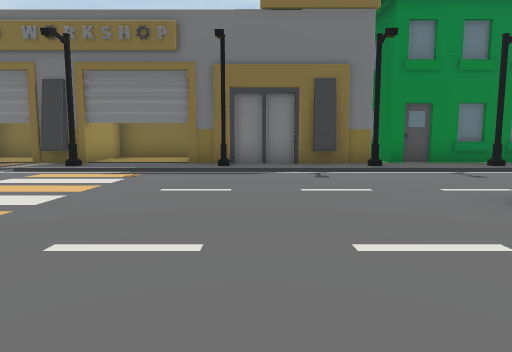
view 1 (above)

24 first-person views from a walk through a Unity game level. The camera is 1.3 m above the floor, tilts 6° down and sees 75° across. The floor is counted in squares, 2 m on a side. Each view is taken from the middle of a square. On the plan, view 1 faces up. The plan holds only what a view shows up to about 10 squares ahead; the rest is blank. The place goes on beyond the plan. The player character is not drawn.

view 2
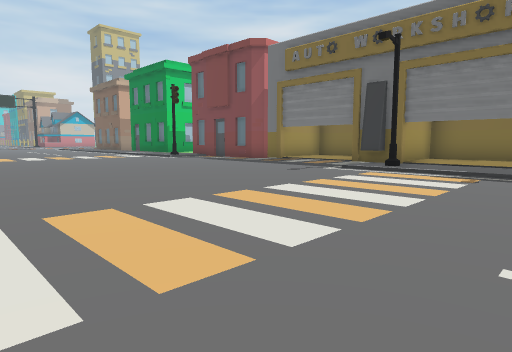

view 3
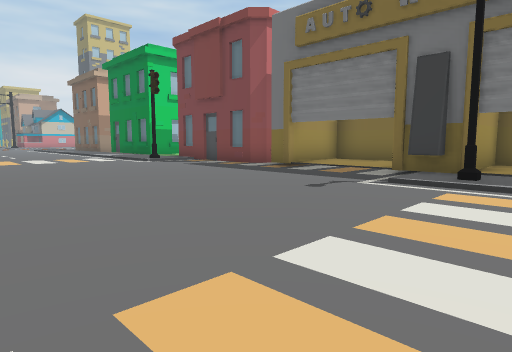

view 4
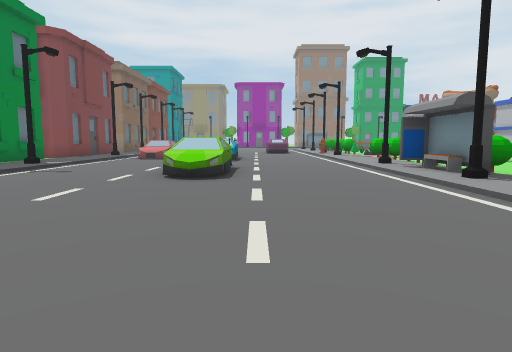

view 5
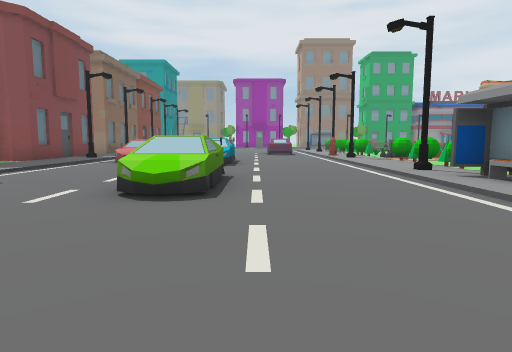

view 6
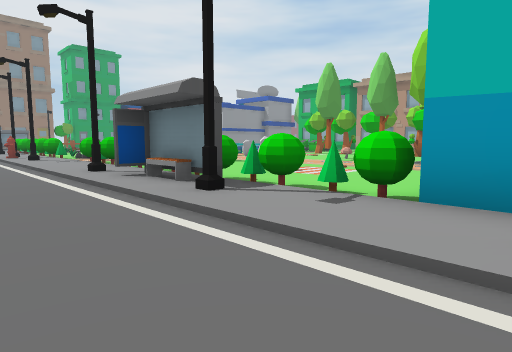

view 7
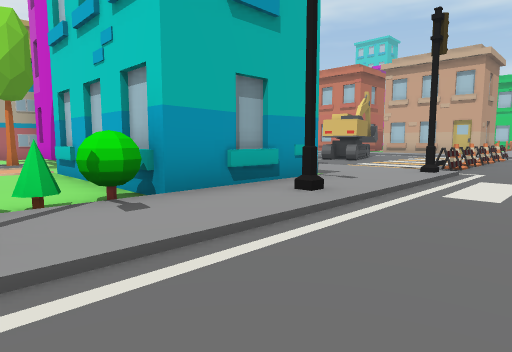

view 8
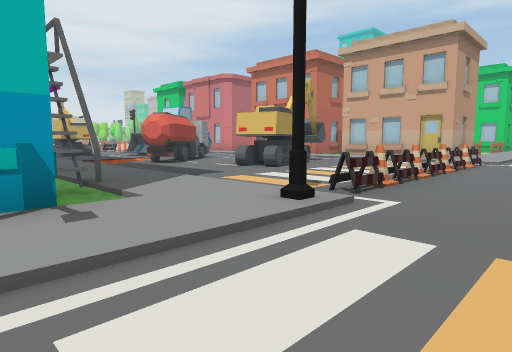

view 9
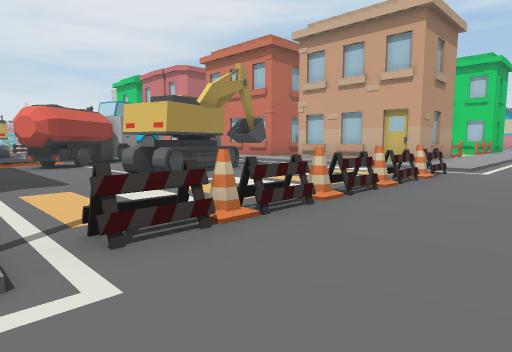

view 10
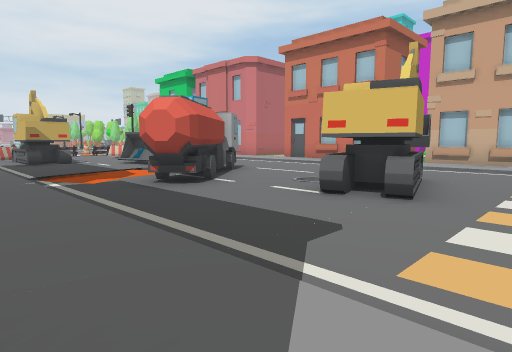

view 11
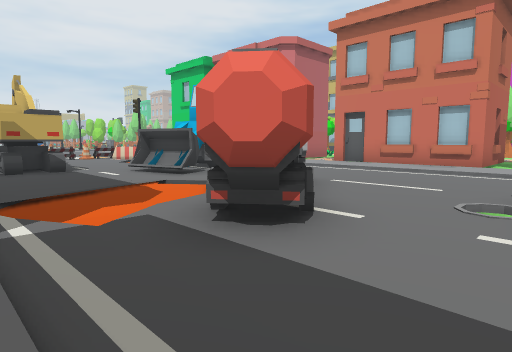

view 12
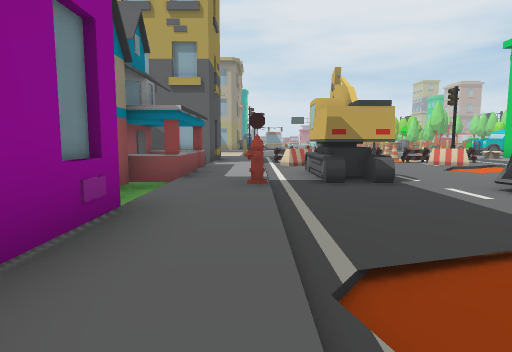

view 13
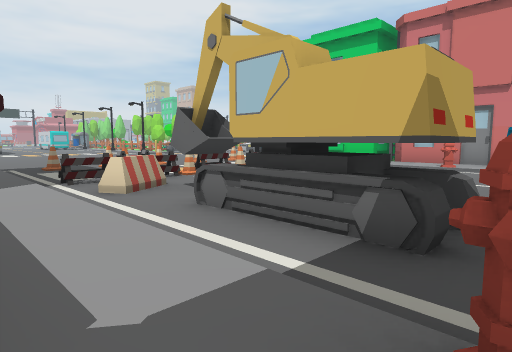

view 14
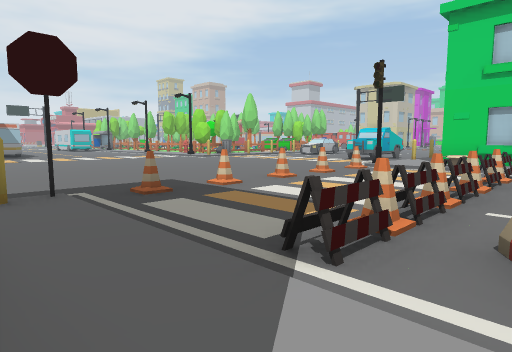

view 15
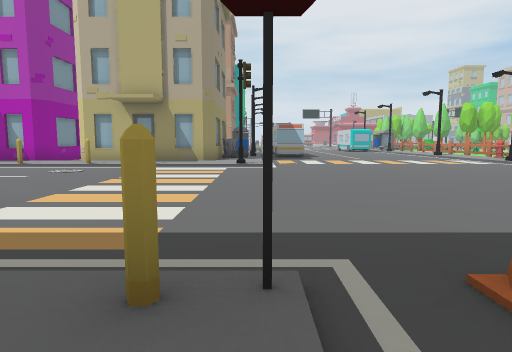

view 16
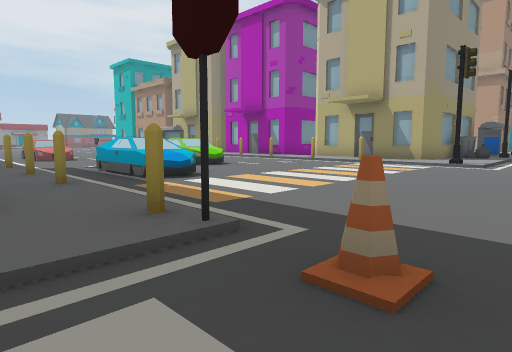

view 17
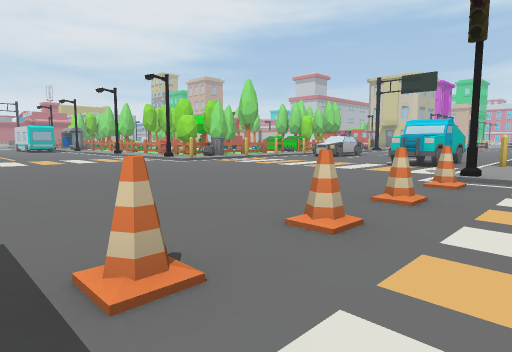

view 18
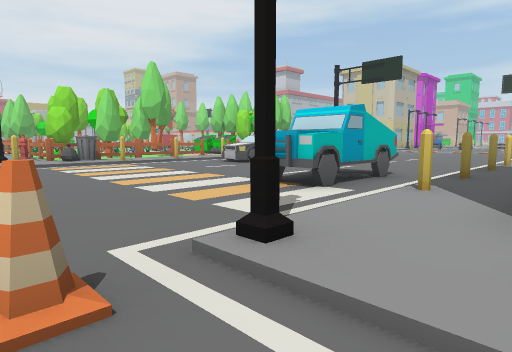

view 19
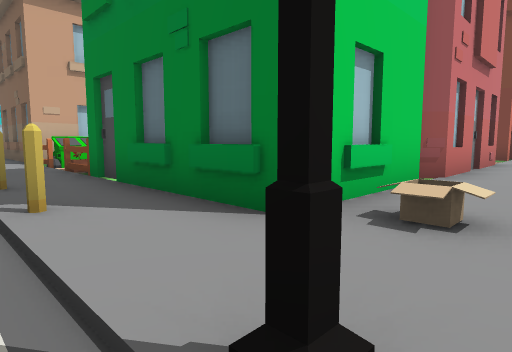

view 20
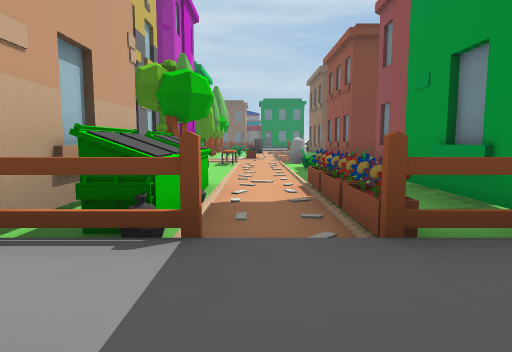

view 21
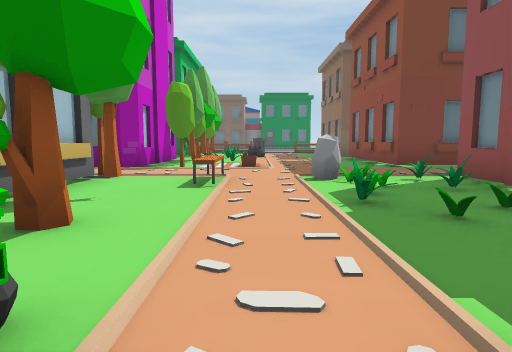

view 22
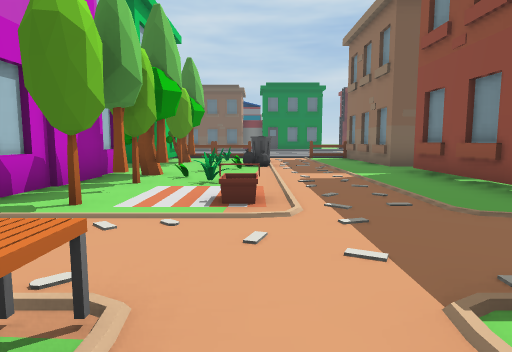

view 23
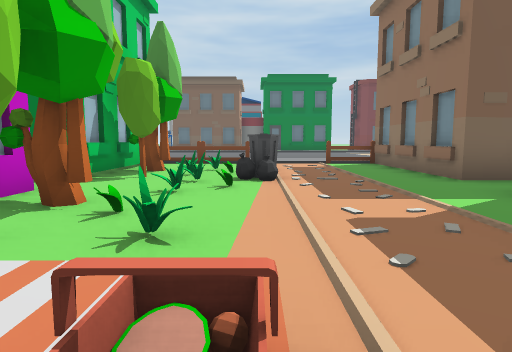

view 24
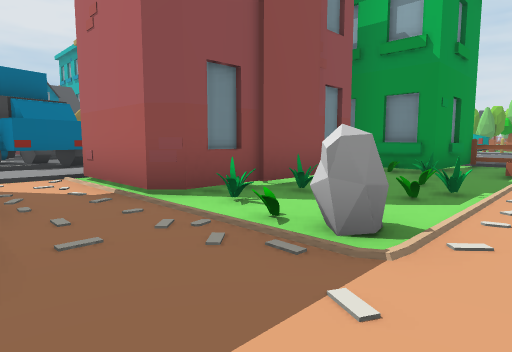

### Floor plan
Key: @ floor where view 1 was taken; # wall or solid block; . main floor; : floor 0.25 m higher than the main floor; - floor 0.25 m lower than the main floor; / step, stairs or slope; ^ raised ledge; B building; C car; U bush; T tree; N cone; R truck; H hydrant; A barrier; F fence; I bin; L flower; E bench; K rock; S basket; O other object.
Columns run from 25 left of view 1 to 9 right of it. Each row starts with its distance up from view 1.
 12                                BB
 11                 #######
 10                 #:::#:::         B
  9               B##:::#:::########B-B
  8               ....../#::/::##::/:::
  7              .......///////////////
  6             ....................../
  5            .......................O
  4            ....................  CC
  3             ................CCC..CC
  2             .......................
  1               .....................
  0           ...............@.........
 -1         /////ONOONOO#//////#///#///
 -2   OO ::O:B::/..N..N./:::B:::UU:::::
 -3  B.. ...###:/......./:B  BUUU..OOUU
 -4  #.. ...###:/......./BB  #......
 -5 ##TOO...###:/.#^##../:B  #......
 -6 #BTO O..# B://^ #.../:B  B....
 -7  ..OO....  :/......./:    /. ..O
 -8  #.O....###:/....RR./:   /..
 -9  #TO....###:/...RRR//    T T
-10  #TO....# B:/..R /../:  #
-11  #T.S...###:/.  ././/:  #
-12 B.T.....#B#:/  ##.../:
-13  ..........:####^.../:
-14  T.E.KOO###:#####...H:B
-15  B...OO.###:/##...OO/:B
-16  #T..O.O###:H.....OO/:B#
-17   ...OO.###:/ ./..OO/:B#
-18   TO..O.# B:/ ./..O./:B#
-19   BI...BB B: /A....A/:B#
-20   #O.LB   #:/ONOONOO/:
-21   #I.O#  ##O/..N..N./:
-22 B##O/L##B#B:/......./:B  B
-23    F:F:F:F::#NN.NN.NO::F:F:F
-24   ..................F.........
-25   .....OOO.............CCCC...
-26    .... OO..............C
-27        ...................CC
-28        ...................C
-29        ....................
-30        ....................
-31         .O.. ...............
-32          IOF .......:::::O:O

Where each view was taken, in squares from view 1:
view 1: 0 up, 0 right, facing up
view 2: 0 up, 1 left, facing up-left
view 3: 2 up, 3 left, facing up-left
view 4: 2 up, 3 left, facing right
view 5: 2 up, 1 left, facing right
view 6: 1 up, 1 left, facing down-right
view 7: 1 up, 2 right, facing down-left
view 8: 1 up, 2 left, facing down-left
view 9: 1 up, 5 left, facing down-left
view 10: 3 down, 4 left, facing down-left
view 11: 6 down, 5 left, facing down-left
view 12: 9 down, 5 left, facing down
view 13: 14 down, 4 left, facing down-left
view 14: 19 down, 4 left, facing down-left
view 15: 22 down, 5 left, facing down
view 16: 22 down, 7 left, facing down-right
view 17: 22 down, 7 left, facing down-left
view 18: 22 down, 12 left, facing down-left
view 19: 24 down, 13 left, facing up-left
view 20: 24 down, 21 left, facing up
view 21: 20 down, 21 left, facing up
view 22: 15 down, 21 left, facing up
view 23: 12 down, 21 left, facing up
view 24: 12 down, 21 left, facing down-right
